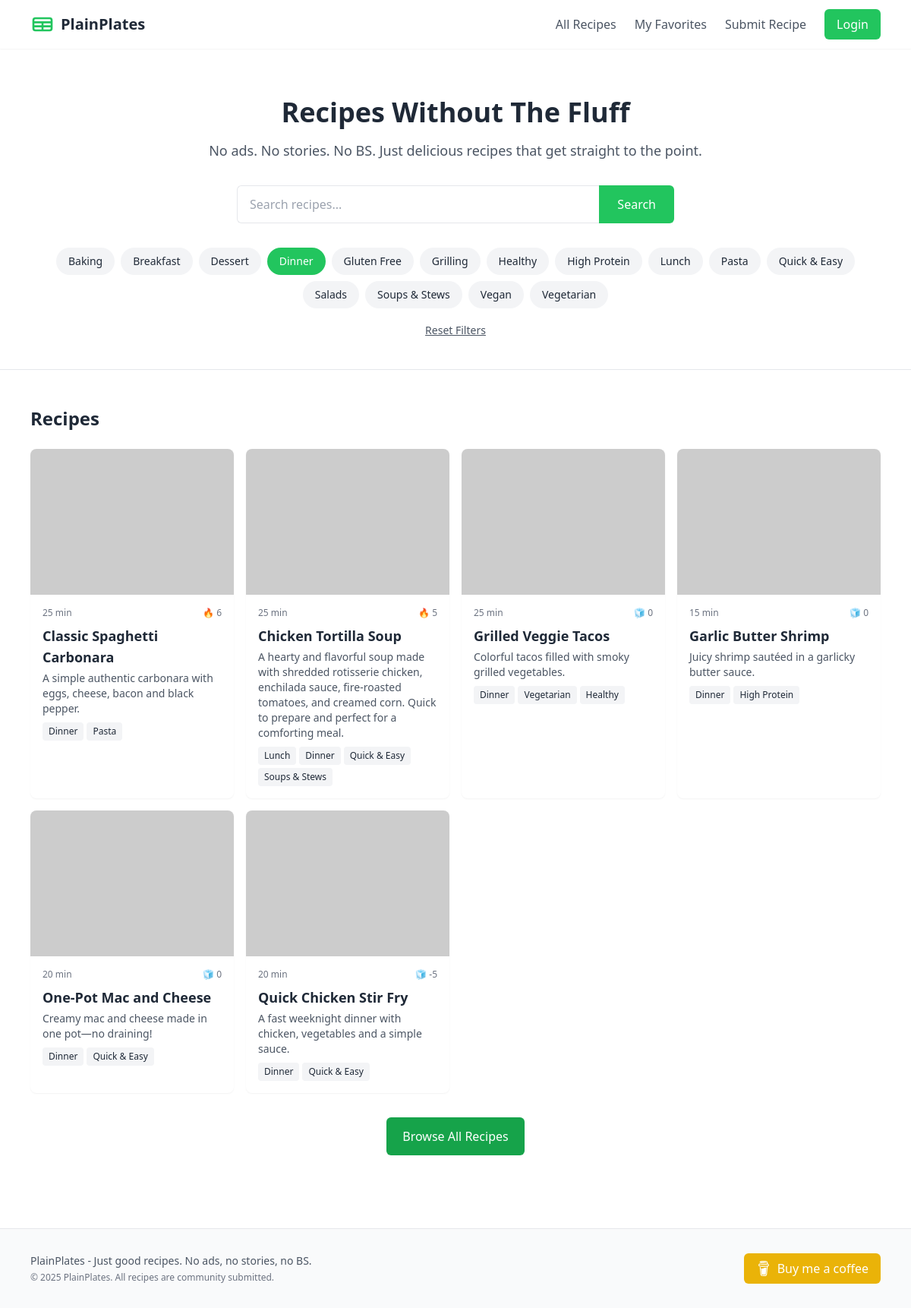
/recipes?category=dinner, run on the app's committed database.
### tables this page shows
CREATE TABLE categories (
    id INTEGER PRIMARY KEY AUTOINCREMENT,
    name TEXT NOT NULL,
    slug TEXT UNIQUE NOT NULL,
    description TEXT
);

CREATE TABLE recipes (
    id INTEGER PRIMARY KEY AUTOINCREMENT,
    title TEXT NOT NULL,
    slug TEXT UNIQUE NOT NULL,
    description TEXT NOT NULL,
    ingredients TEXT NOT NULL,
    instructions TEXT NOT NULL,
    notes TEXT,
    prep_time INTEGER NOT NULL,
    cook_time INTEGER NOT NULL,
    servings INTEGER NOT NULL DEFAULT 4,
    created_at TIMESTAMP NOT NULL DEFAULT CURRENT_TIMESTAMP,
    updated_at TIMESTAMP NOT NULL DEFAULT CURRENT_TIMESTAMP,
    user_id INTEGER,
    FOREIGN KEY (user_id) REFERENCES users (id)
);

### main.py (the view)
@app.get("/recipes", response_class=HTMLResponse)
def recipes_page(request: Request, q: str | None = None, category: str | None = None):
    categories = get_categories()
    recipes = get_recipes(filter_q=q, category_slug=category)
    return templates.TemplateResponse("recipes.html", {
        "request": request,
        "categories": categories,
        "recipes": recipes,
        "q": q,
        "selected_category": category
    })

### templates/recipes.html (shortened to what this page needs)
{% extends "base.html" %}
{% block content %}
<section class="bg-white border-b">
    <div class="max-w-6xl mx-auto px-4 py-12 md:py-16">
        <div class="text-center">
            <h1 class="text-3xl md:text-4xl font-bold mb-4">Recipes Without The Fluff</h1>
            <p class="text-lg text-gray-600 mb-8 max-w-2xl mx-auto">No ads. No stories. No BS. Just delicious recipes that get straight to the point.</p>
            <div class="max-w-xl mx-auto mb-8">
                <form action="/recipes" method="get" class="flex">
                    <input type="text" name="q" placeholder="Search recipes..." value="{{ q or '' }}"
                        class="flex-grow px-4 py-3 rounded-l-md border-t border-b border-l focus:outline-none focus:ring-2 focus:ring-primary-500">
                    <button type="submit"
                            class="bg-primary-500 text-white px-6 py-3 rounded-r-md hover:bg-primary-600 focus:outline-none focus:ring-2 focus:ring-primary-500">
                        Search
                    </button>
                </form>
            </div>
            <div class="flex flex-wrap justify-center gap-2 mb-4">
                {% for category in categories %}
                <a href="/recipes?category={{ category.slug }}{% if q %}&q={{ q }}{% endif %}"
                class="{% if selected_category == category.slug %}
                            bg-primary-500 text-white
                        {% else %}
                            bg-gray-100 text-gray-800 hover:bg-gray-200
                        {% endif %}
                        px-4 py-2 rounded-full text-sm transition">
                    {{ category.name }}
                </a>
                {% endfor %}
            </div>
            {% if q or selected_category %}
            <div class="-mb-6 text-center">
                <a href="/recipes"
                class="inline-block text-sm text-gray-600 hover:text-primary-600 underline">
                Reset Filters
                </a>
            </div>
            {% endif %}
        </div>
    </div>
</section>
<section class="py-12">
    <div class="max-w-6xl mx-auto px-4">
        <h2 class="text-2xl font-bold mb-6">Recipes</h2>
        <div class="grid grid-cols-1 md:grid-cols-2 lg:grid-cols-4 gap-4">
            {% for recipe in recipes %}
                {% include "components/recipe_card.html" %}
            {% endfor %}
        </div>
        <div class="text-center mt-8">
            <a href="/recipes" class="inline-flex items-center justify-center px-5 py-3 border border-transparent text-base font-medium rounded-md text-white bg-primary-600 hover:bg-primary-700">
                Browse All Recipes
            </a>
        </div>
    </div>
</section>
{% endblock %}

### templates/components/recipe_card.html
<a href="/recipes/{{ recipe.slug }}" class="bg-white rounded-lg overflow-hidden shadow-sm hover:shadow-md transition-shadow">
    <div class="h-48 overflow-hidden">
        <img src="/static/images/recipes{{ recipe.slug }}.jpg" onerror="this.onerror=null;this.src='https://placehold.co/400x300?text=Image Coming Soon';" alt="{{ recipe.title }}" class="w-full h-full object-cover">
    </div>
    <div class="p-4">
        <div class="flex justify-between items-center mb-2">
            <span class="text-xs text-gray-500">{{ recipe.prep_time + recipe.cook_time }} min</span>
            <span class="flex items-center text-xs text-gray-500">
                {% if recipe.score > 0 %} 🔥 {% else %} 🧊 {% endif %}{{ recipe.score }}
            </span>
        </div>
        <h3 class="font-bold text-lg mb-1">{{ recipe.title }}</h3>
        <p class="text-gray-600 text-sm mb-2">{{ recipe.description }}</p>
        <div class="flex flex-wrap gap-1">
            {% for tag in recipe.tags %}
            <span class="bg-gray-100 text-gray-800 text-xs px-2 py-1 rounded">{{ tag }}</span>
            {% endfor %}
        </div>
    </div>
</a>

### data on the page
categories: name "Baking"
categories: name "Breakfast"
categories: name "Dessert"
categories: name "Dinner"
categories: name "Gluten Free"
categories: name "Grilling"
categories: name "Healthy"
categories: name "High Protein"
categories: name "Lunch"
categories: name "Pasta"
categories: name "Quick & Easy"
categories: name "Salads"
categories: name "Soups & Stews"
categories: name "Vegan"
categories: name "Vegetarian"
recipes: recipe.prep_time+recipe.cook_time "25", score "6", title "Classic Spaghetti Carbonara", description "A simple authentic carbonara with eggs, cheese, bacon and black pepper."
recipes: recipe.prep_time+recipe.cook_time "25", score "5", title "Chicken Tortilla Soup", description "A hearty and flavorful soup made with shredded rotisserie chicken, enchilada sauce, fire-roasted tomatoes, and creamed corn. Quick to prepare and perfect for a comforting meal."
recipes: recipe.prep_time+recipe.cook_time "25", score "0", title "Grilled Veggie Tacos", description "Colorful tacos filled with smoky grilled vegetables."
recipes: recipe.prep_time+recipe.cook_time "15", score "0", title "Garlic Butter Shrimp", description "Juicy shrimp sautéed in a garlicky butter sauce."
recipes: recipe.prep_time+recipe.cook_time "20", score "0", title "One-Pot Mac and Cheese", description "Creamy mac and cheese made in one pot—no draining!"
recipes: recipe.prep_time+recipe.cook_time "20", score "-5", title "Quick Chicken Stir Fry", description "A fast weeknight dinner with chicken, vegetables and a simple sauce."
